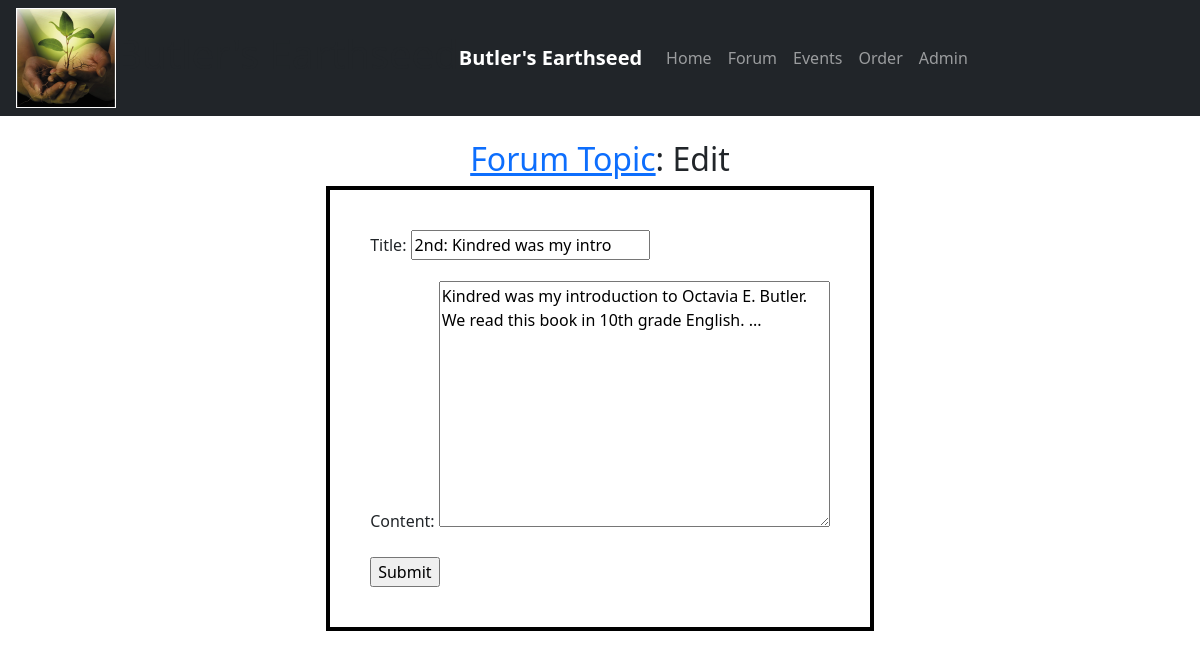
Page /edit_topic/12/ on the committed database.
### earthseed/models.py (models this page shows, shortened)
class Topic(models.Model):
    forum = models.ForeignKey(Forum, on_delete=models.PROTECT, related_name="topics")
    member_id = models.ForeignKey(Member, on_delete=models.PROTECT)
    title = models.CharField(max_length=120)
    date_created = models.DateTimeField(auto_now_add = True)
    content = models.TextField()

### earthseed/views.py (the view)
# urls.py: path('edit_topic/<int:pk>/', views.TopicUpdate.as_view(), name='edit_topic'),
class TopicUpdate(UpdateView):
    model = Topic
    fields = ['title', 'content']
    success_url = reverse_lazy('forum_list')

### earthseed/templates/earthseed/topic_form.html (shortened to what this page needs)
<!DOCTYPE html>
<html lang="en">
<head>
</head>
<body>
    {% extends "earthseed/base.html" %}
    {% load static %}
    {% block content %}
    <br>
    <div class="container">
        <h2><a href="{% url 'forum_list' %}">Forum Topic</a>: Edit</h2>
        <form method="post">
            {{ form.as_p }}
            <input type="submit" value="Submit" />
        </form>
    </div>
    {% endblock %}

### earthseed/templates/earthseed/topic_form.html (style rules this page uses)
h2 { text-align: center }
form { border:4px solid black; margin: 0 auto; padding: 40px; width: fit-content; }

### rows in the picture
Topic: title "2nd: Kindred was my intro", content "Kindred was my introduction to Octavia E. Butler. We read this book in 10th grade English. ..."
